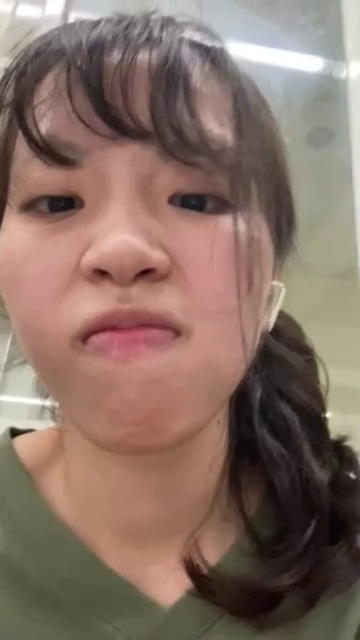
#> input picture frame 5 of imageRecognitin/althea_vid.mp4, 360 x 640 px, given in place of green.mp4, which was not available
$ python practice.py
#> lines starting #> are read from the running program, lines starting #| are printed output that depends on the picture; after the words box and inside, x2 and y2 are one past the last pixel; in counts of white or black regions, pixels touching at a corner belong together; pictures that were not available may be replaced by others from this repository, and a replacement may not be noted
import cv2
import numpy as np
def empty(v):
    pass

cv2.namedWindow('trackbar')
cv2.createTrackbar('min hue', 'trackbar', 0, 179, empty)
cv2.createTrackbar('max hue', 'trackbar', 179, 179, empty)
cv2.createTrackbar('min sat', 'trackbar', 0, 255, empty)
cv2.createTrackbar('max sat', 'trackbar', 255, 255, empty)
cv2.createTrackbar('min bri', 'trackbar', 0, 255, empty)
cv2.createTrackbar('max bri', 'trackbar', 255, 255, empty)

cap = cv2.VideoCapture('green.mp4')
cap.read()
ret, frame = cap.read()
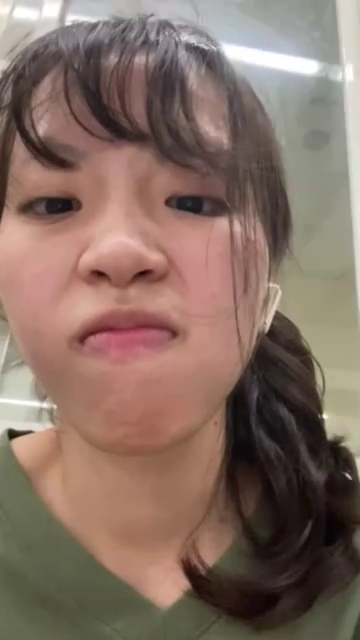
#> input picture frame 6 of imageRecognitin/althea_vid.mp4, 360 x 640 px, given in place of green.mp4, which was not available
#> frame is the input picture: shape (640, 360, 3); mean B, G, R 99.8, 110.7, 133.5
frame = cv2.resize(frame, (0, 0), fx = 0.5, fy = 0.5)
#> frame: shape (320, 180, 3)
cv2.circle(frame, (325, 175), 20, (255, 255, 255), -1)
f1 = frame.copy()
h1 = cv2.cvtColor(f1, cv2.COLOR_BGR2HSV)
#> h1: shape (320, 180, 3); mean H, S, V 30.8, 69.4, 134.3
m1 = cv2.inRange(h1, (0, 0, 255), (0, 0, 255))
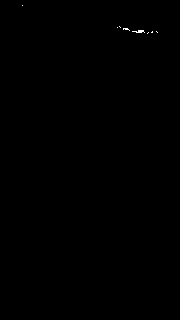
#> m1: shape (320, 180); 0.08% white in thin lines or dots, all inside (x1, y1, x2, y2) = (22, 5, 158, 34)
hsv =cv2.cvtColor(frame, cv2.COLOR_BGR2HSV)
cv2.circle(f1, (325, 175), 40, (255, 0, 0), -1)


while True:
    if cv2.waitKey(31) == ord('q'):
#> (key q is pressed here)
        break
    cv2.imshow('m1', m1)
    minh = cv2.getTrackbarPos('min hue', 'trackbar')
    maxh = cv2.getTrackbarPos('max hue', 'trackbar')
    mins = cv2.getTrackbarPos('min sat', 'trackbar')
    maxs = cv2.getTrackbarPos('max sat', 'trackbar')
    minb = cv2.getTrackbarPos('min bri', 'trackbar')
    maxb = cv2.getTrackbarPos('max bri', 'trackbar')
    lower = np.array([minh, mins, minb])
    upper = np.array([maxh, maxs, maxb])
    mask = cv2.inRange(hsv, lower, upper)
    result = cv2.bitwise_and(frame, frame, mask = mask)
    cv2.imshow('mask', mask)
    cv2.imshow('result', result)
    cv2.imshow('f1', f1)
    r1 = cv2.bitwise_xor(f1, frame, mask = m1)
    cv2.imshow('r1', r1)

$ run again, starting later in the video
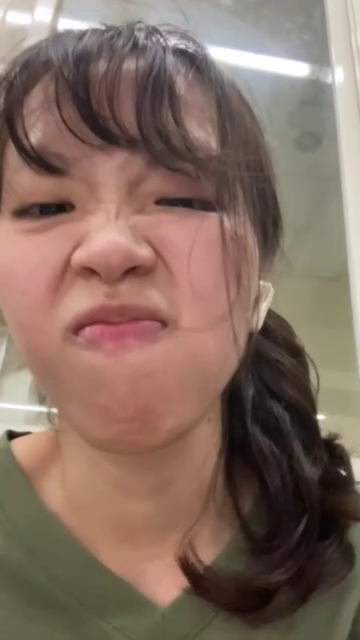
#> input picture frame 24 of imageRecognitin/althea_vid.mp4, 360 x 640 px, given in place of green.mp4, which was not available
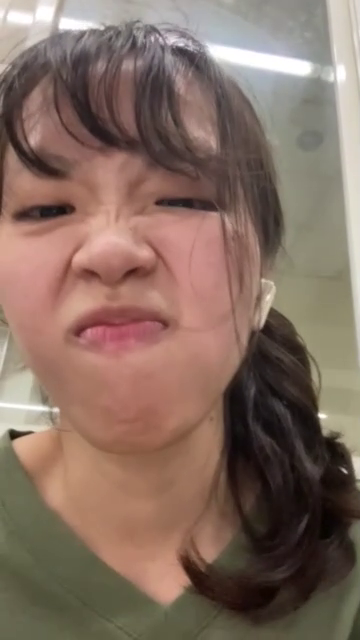
#> input picture frame 25 of imageRecognitin/althea_vid.mp4, 360 x 640 px, given in place of green.mp4, which was not available
#> frame is the input picture: shape (640, 360, 3); mean B, G, R 97.5, 109.5, 132.8
#> frame: shape (320, 180, 3)
#> h1: shape (320, 180, 3); mean H, S, V 24.7, 72.8, 133.3
#> m1: shape (320, 180); 0.19% white in thin lines or dots, all inside (x1, y1, x2, y2) = (19, 5, 170, 39)

$ run again, starting later in the video
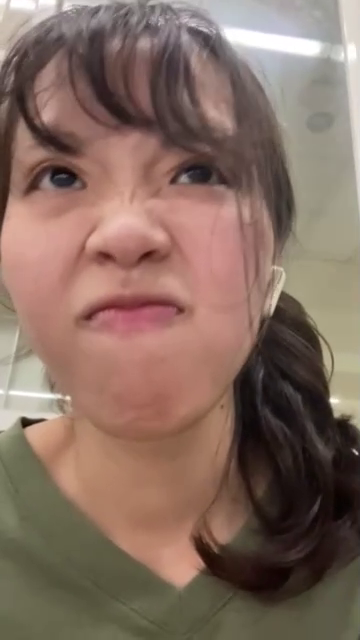
#> input picture frame 43 of imageRecognitin/althea_vid.mp4, 360 x 640 px, given in place of green.mp4, which was not available
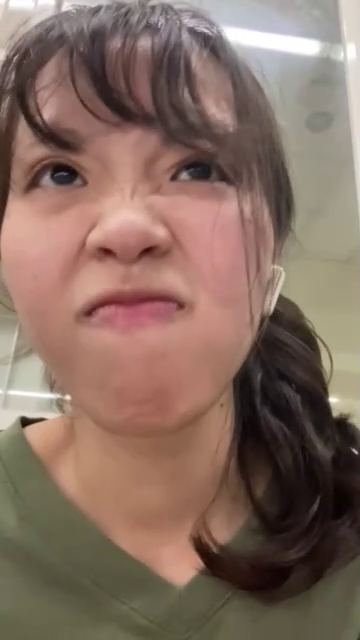
#> input picture frame 44 of imageRecognitin/althea_vid.mp4, 360 x 640 px, given in place of green.mp4, which was not available
#> frame is the input picture: shape (640, 360, 3); mean B, G, R 97.1, 109.1, 133.6
#> frame: shape (320, 180, 3)
#> h1: shape (320, 180, 3); mean H, S, V 25, 74.4, 134
#> m1: shape (320, 180); 0.17% white in thin lines or dots, all inside (x1, y1, x2, y2) = (8, 1, 158, 26)
